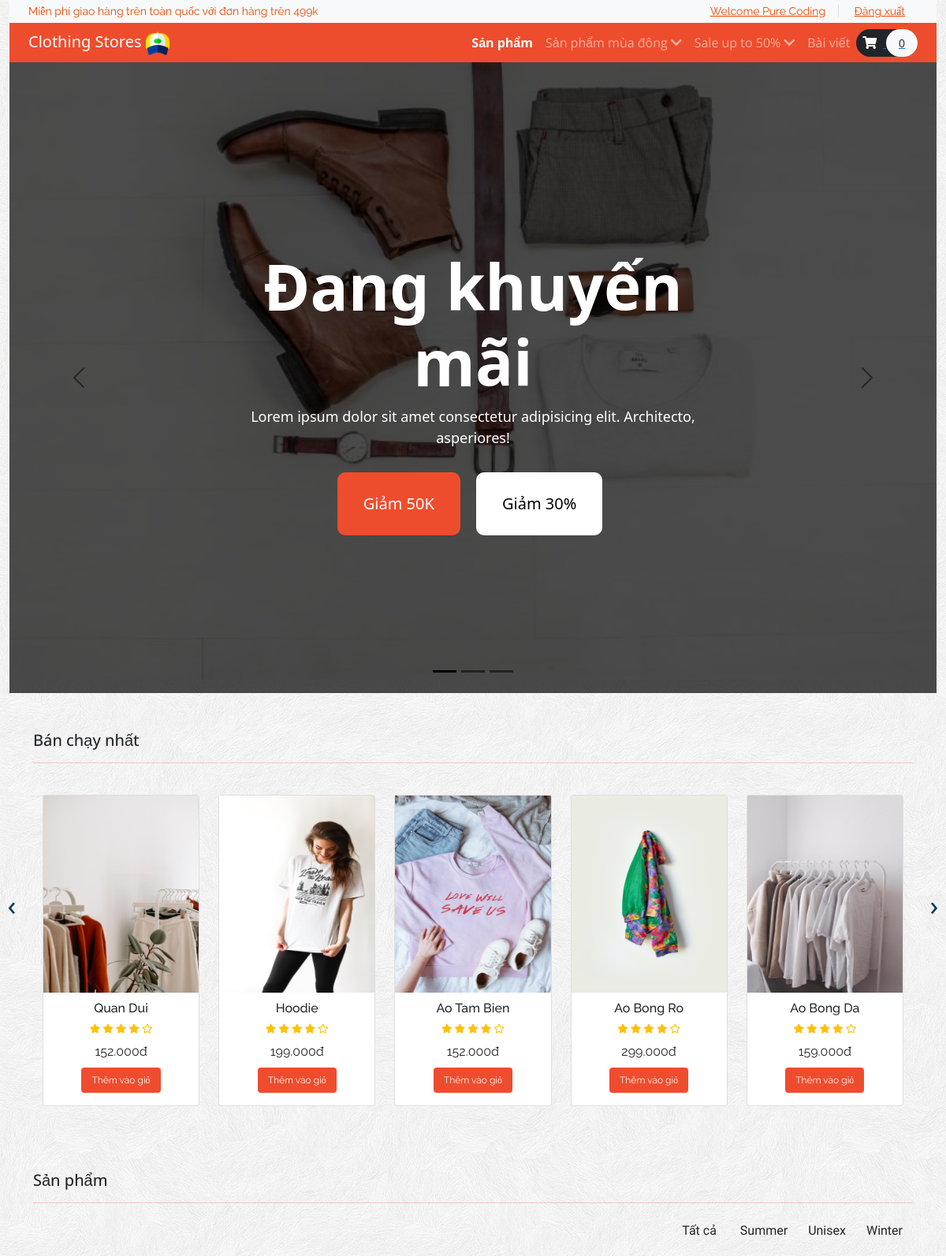
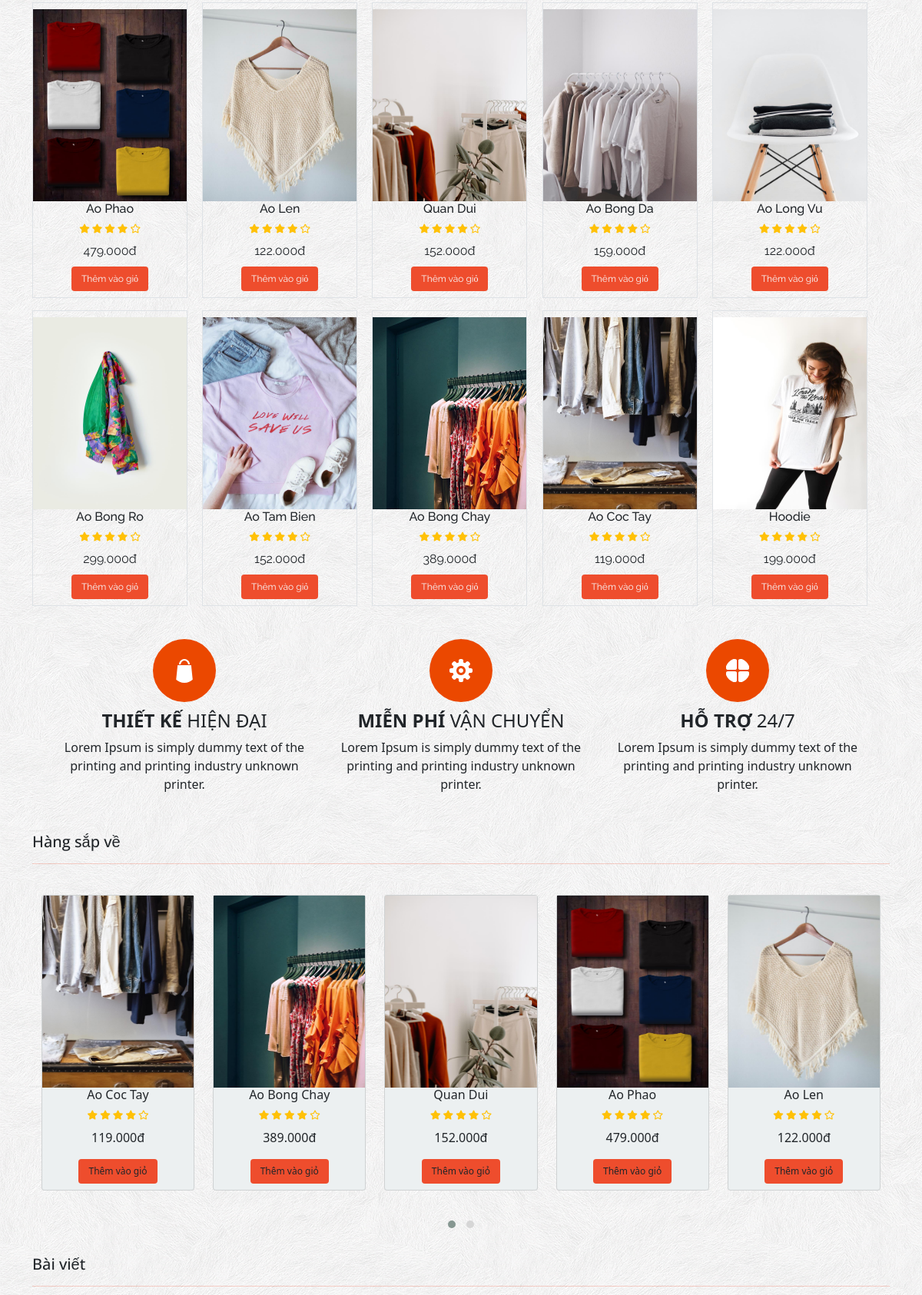
The app's page /_index.php (signed in, upper part) with its own data (2 pictures, top to bottom).
### tables this page shows
CREATE TABLE `product` (
  `item_id` int(11) NOT NULL,
  `item_brand` nvarchar(200) NOT NULL,
  `item_name` nvarchar(255) NOT NULL,
  `item_price` double(10,3) NOT NULL,
  `item_image` nvarchar(255) NOT NULL
);

### _index.php (called while the page is built, shortened)
<?php
    include ('_header.php');
?>
<?php
        include ('Template/banner-area.php');
        include ('Template/top-sale.php');
         include ('Template/special-price.php');
        include ('Template/banner-ads.php');
        include ('Template/new.php');
         include ('Template/blogs.php');
?>
<?php
include ('footer.php');
?>

### functions.php (called while the page is built, shortened)
<?php
    require('database/DBController.php');
    require('database/Product.php');
$db = new DBController();
$product = new Product($db);
$product_shuffle = $product->getData();
$Cart = new Cart($db);

### database/Product.php (called while the page is built, shortened)
<?php
class Product
{
    public $db = null;
    public function __construct(DBController $db)
    {
        $this->db = $db;
    }
    public function getData($table = 'product')
    {
        $result = $this->db->con->query("SELECT * FROM {$table}");
        $resultArray = array();
        while ($item = mysqli_fetch_array($result, MYSQLI_ASSOC)) {
            $resultArray[] = $item;
        }
        return $resultArray;
    }
}

### database/DBController.php (called while the page is built, shortened)
<?php
class DBController
{
    protected $host = 'localhost';
    protected $user = 'root';
    protected $password = '';
    protected $database = "ecom";
    public function __construct()
    {
        $this->con = mysqli_connect($this->host, $this->user, $this->password, $this->database);
    }
}

### Template/special-price.php (the view, shortened to what this page needs)
<?php
    $brand = array_map(function ($pro){ return $pro['item_brand']; }, $product_shuffle);
    $unique = array_unique($brand);
    sort($unique);
    shuffle($product_shuffle);
$in_cart = $Cart->getCartId($product->getData('cart'));
?>
<section id="special-price">
    <div class="container">
        <h4 class="font-rubik font-size-20">Sản phẩm</h4>
        <hr>
        <div id="filters" class="button-group text-end font-baloo font-size-16">
            <button class="btn is-checked" data-filter="*">Tất cả</button>
            <?php
                array_map(function ($brand){
                    printf('<button class="btn" data-filter=".%s">%s</button>', $brand, $brand);
                }, $unique);
            ?>
        </div>
        <div class="grid">
            <?php array_map(function ($item) use($in_cart){ ?>
            <div class="grid-item border <?php echo $item['item_brand'] ?? "Brand" ; ?>">
                <div class="item py-2" style="width: 200px;">
                    <div class="product font-rale">
                        <a href="<?php printf('%s?item_id=%s', 'product.php',  $item['item_id']); ?>"><img
                                src="<?php echo $item['item_image'] ?? "./assets/products/13.png"; ?>" alt="product1"
                                class="img-fluid " style="height: 250px; width:200px"></a>
                        <div class="text-center">
                            <h6><?php echo $item['item_name'] ?? "Unknown"; ?></h6>
                            <div class="rating text-warning font-size-12">
                                <span><i class="fas fa-star"></i></span>
                                <span><i class="fas fa-star"></i></span>
                                <span><i class="fas fa-star"></i></span>
                                <span><i class="fas fa-star"></i></span>
                                <span><i class="far fa-star"></i></span>
                            </div>
                            <div class="price py-2">
                                <span><?php echo $item['item_price'] ?? 0 ?>đ</span>
                            </div>
                            <form method="post">
                                <?php
                                if (in_array($item['item_id'], $in_cart ?? [])){
                                    echo '<button type="submit" disabled class="btn btn-success font-size-12">Đã thêm</button>';
                                }else{
                                    echo '<button type="submit" name="top_sale_submit" class="btn color-second-bg text-light font-size-12">Thêm vào giỏ</button>';
                                }
                                ?>
                            </form>
                        </div>
                    </div>
                </div>
            </div>
            <?php }, $product_shuffle) ?>
        </div>
    </div>
</section>

### Template/top-sale.php (shortened to what this page needs)
<?php
shuffle($product_shuffle);
?>
<section id="top-sale">
    <div class="container py-5">
        <h4 class="font-rubik font-size-20">Bán chạy nhất</h4>
        <hr>
        <div class="owl-carousel owl-theme">
            <?php foreach ($product_shuffle as $item) { ?>
                <div class="item carousel-inner container py-4">
                    <div class="row">
                        <div class="col-lg">
                            <div class="card">
                                <div class="product font-rale">
                                    <a href="<?php printf('%s?item_id=%s', 'product.php',  $item['item_id']); ?>"><img src="<?php echo $item['item_image'] ?? "./assets/products/1.png"; ?>" alt="product1" style="height:250px"></a>
                                    <div class="text-center">
                                        <h6 style="padding-top: 10px;"><?php echo  $item['item_name'] ?? "Unknown";  ?></h6>
                                        <div class="rating text-warning font-size-12">
                                            <span><i class="fas fa-star"></i></span>
                                            <span><i class="fas fa-star"></i></span>
                                            <span><i class="fas fa-star"></i></span>
                                            <span><i class="fas fa-star"></i></span>
                                            <span><i class="far fa-star"></i></span>
                                        </div>
                                        <div class="price py-2">
                                            <span><?php echo $item['item_price'] ?? '0'; ?>đ</span>
                                        </div>
                                        <form method="post" class="mb-3">
                                            <?php
                                            if (in_array($item['item_id'], $Cart->getCartId($product->getData('cart')) ?? [])) {
                                                echo '<button type="submit" disabled class="btn btn-success font-size-12">Đã thêm</button>';
                                            } else {
                                                echo '<button type="submit" name="top_sale_submit" class="btn color-second-bg font-size-12 text-light">Thêm vào giỏ</button>';
                                            }
                                            ?>
                                        </form>
                                    </div>
                                </div>
                            </div>
                        </div>
                    </div>
                </div>
            <?php }
            ?>
        </div>
    </div>
</section>

### Template/new.php (shortened to what this page needs)
<?php
shuffle($product_shuffle);
?>
<section id="new-phones">
    <div class="container">
        <h4 class="font-rubik font-size-20">Hàng sắp về</h4>
        <hr>
        <div class="owl-carousel owl-theme">
            <?php foreach ($product_shuffle as $item) { ?>
                <div class="item carousel-inner container py-4">
                    <div class="row">
                        <div class="col-lg">
                            <div class="card" style="background-color: #ecf0f1;">
                                <a href="#"><img src="<?php echo $item['item_image'] ?? "./assets/products/1.png"; ?>" alt="product1" class="img-fluid" style="height: 250px;"></a>
                                <div class="text-center">
                                    <h6><?php echo $item['item_name'] ?? "Unknown"; ?></h6>
                                    <div class="rating text-warning font-size-12">
                                        <span><i class="fas fa-star"></i></span>
                                        <span><i class="fas fa-star"></i></span>
                                        <span><i class="fas fa-star"></i></span>
                                        <span><i class="fas fa-star"></i></span>
                                        <span><i class="far fa-star"></i></span>
                                    </div>
                                    <div class="price py-2">
                                        <span><?php echo $item['item_price'] ?? "O"; ?>đ</span>
                                    </div>
                                    <form class="p-2" action="" method="POST">
                                        <?php
                                        if (in_array($item['item_id'], $Cart->getCartId($product->getData('cart')) ?? [])) {
                                            echo '<button type="submit" disabled class="btn btn-success font-size-12">Đã thêm</button>';
                                        } else {
                                            echo '<button type="submit" name="new_phones_submit" class="btn color-second-bg font-size-12">Thêm vào giỏ</button>';
                                        }
                                        ?>
                                    </form>
                                </div>
                            </div>
                        </div>
                    </div>
                </div>
            <?php } ?>
        </div>
    </div>
</section>

### style.css (style rules this page uses)
button, button:focus { outline: none !important; box-shadow: none !important; }
hr { height: 2px; color: #ee4d2d }
.font-baloo { font-family: "Baloo Thambi 2", cursive; }
.font-rale { font-family: "Raleway", cursive; }
.font-rubik { font-family: 'Open Sans', sans-serif; }
.font-size-12 { font-size: 12px; }
.font-size-16 { font-size: 16px; }
.font-size-20 { font-size: 20px; }
.color-second-bg { background: #ee4d2d; }
#top-sale .owl-carousel .item .product a { overflow: hidden; }
#top-sale .owl-carousel .item .product img { transition: transform 0.5s ease; }
#special-price .grid .grid-item { margin-right: 1.2rem; margin-top: 1rem; }

### records on screen
product: item_image (picture), item_name "Quan Dui", item_price "152.000"
product: item_image (picture), item_name "Hoodie", item_price "199.000"
product: item_image (picture), item_name "Ao Tam Bien", item_price "152.000"
product: item_image (picture), item_name "Ao Bong Ro", item_price "299.000"
product: item_image (picture), item_name "Ao Bong Da", item_price "159.000"
product: item_brand "Winter", item_image (picture), item_name "Ao Phao", item_price "479.000"
product: item_image (picture), item_name "Ao Len", item_price "122.000"
product: item_image (picture), item_name "Ao Long Vu", item_price "122.000"
product: item_image (picture), item_name "Ao Bong Chay", item_price "389.000"
product: item_image (picture), item_name "Ao Coc Tay", item_price "119.000"

### other values on screen
$_SESSION['username'] "Pure Coding"
count($product->getData('cart')) "0"
$brand "Summer Unisex"
